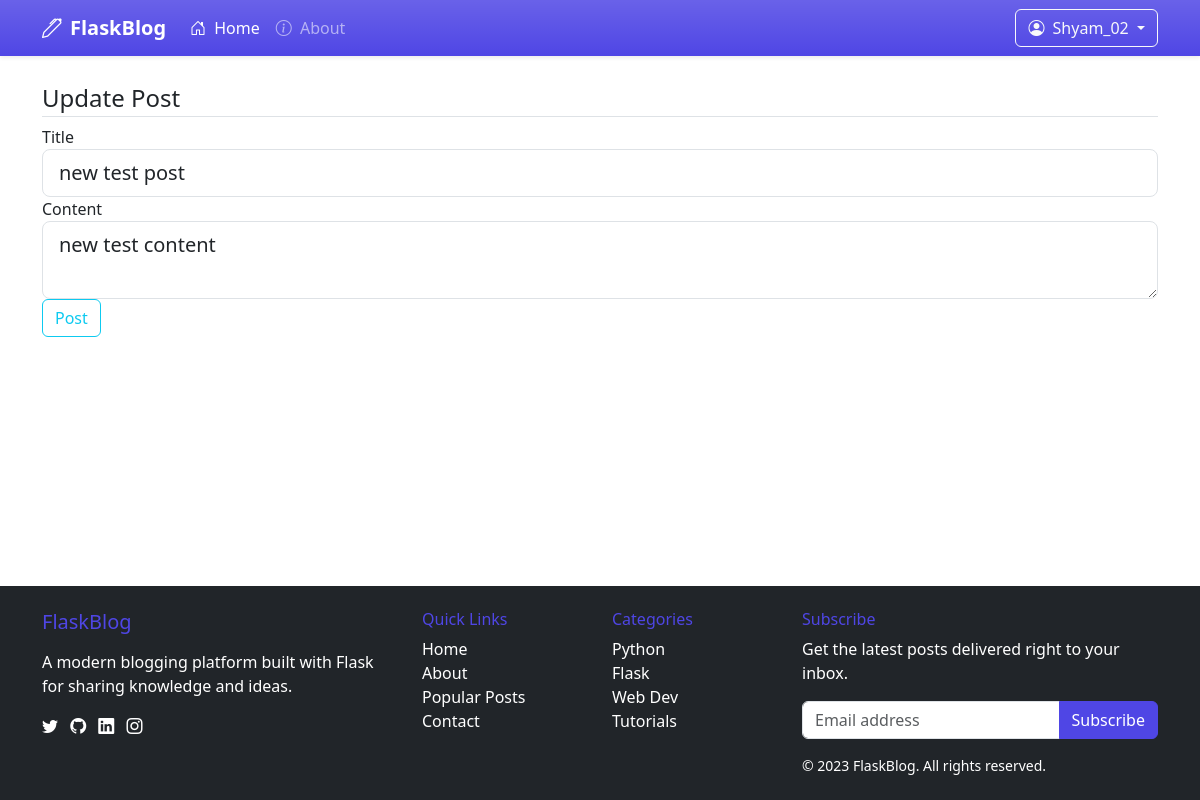
/post/12/update (signed in), run on the app's committed database.
### flaskblog/models.py (models this page shows, shortened)
class User(db.Model, UserMixin):
    id = db.Column(db.Integer, primary_key=True)
    username = db.Column(db.String(20), unique=True, nullable=False)
    email = db.Column(db.String(120), unique=True, nullable=False)
    image_file = db.Column(db.String(20), nullable=False, default="default.jpg")
    password = db.Column(db.String(60), nullable=False)
    posts = db.relationship("Post", backref="author", lazy=True)

class Post(db.Model):
    id = db.Column(db.Integer, primary_key=True)
    title = db.Column(db.String(100), nullable=False)
    date_posted = db.Column(db.DateTime, nullable=False, default=datetime.utcnow)
    content = db.Column(db.Text, nullable=False)
    user_id = db.Column(db.Integer, db.ForeignKey("user.id"), nullable=False)

### flaskblog/posts/routes.py (the view)
@posts.route("/post/<int:post_id>/update", methods=["GET", "POST"])
@login_required
def update_post(post_id):
    post = Post.query.get_or_404(post_id)
    if post.author != current_user:
        abort(403)
    form = PostForm()
    if form.validate_on_submit():
        post.title = form.title.data
        post.content = form.content.data
        db.session.commit()
        flash("Your post has been updated!", "success")
        return redirect(url_for("posts.post", post_id=post.id))
    elif request.method == "GET":
        form.title.data = post.title
        form.content.data = post.content
    return render_template(
        "create_post.html", title="Update Post", form=form, legend="Update Post"
    )

### flaskblog/posts/forms.py
class PostForm(FlaskForm):
    title = StringField("Title", validators=[DataRequired()])
    content = TextAreaField("Content", validators=[DataRequired()])
    submit = SubmitField("Post")

### flaskblog/models.py (called while the page is built)
@login_manager.user_loader
def load_user(user_id):
    return User.query.get(int(user_id))

### flaskblog/templates/create_post.html (shortened to what this page needs)
{% extends "layout.html" %}
{% block content %}
<div>
  <form method="POST" action="">
    <fieldset class = "form-group">
      <legend class = "border-bottom mb4">{{ legend }}</legend>
      <div class = "form-group">
        {{form.title.label(class = "form-control-label")}}
        {% if form.title.errors %}
        {{form.title(class = "form-control form-control-lg is-invalid")}}
        <div class="invalid-feedback">
          {% for error in form.title.errors %}
          <span>{{error}}</span>
          {% endfor %}
        </div>
        {% else %}
        {{form.title(class = "form-control form-control-lg")}}
        {% endif %}
      </div>
      <div class = "form-group">
        {{form.content.label(class = "form-control-label")}}
        {% if form.content.errors %}
        {{form.content(class = "form-control form-control-lg is-invalid")}}
        <div class="invalid-feedback">
          {% for error in form.content.errors %}
          <span>{{error}}</span>
          {% endfor %}
        </div>
        {% else %}
        {{form.content(class = "form-control form-control-lg")}}
        {% endif %}
      </div>
    </fieldset>
    <div class = "form-group">
      {{form.submit(class = "btn btn-outline-info")}}
    </div>
  </form>
</div>
{% endblock content %}

### flaskblog/templates/layout.html (shortened to what this page needs)
<!DOCTYPE html>
<html lang="en" data-bs-theme="auto">
<head>
    <link href="https://cdn.jsdelivr.net/npm/bootstrap@5.3.2/dist/css/bootstrap.min.css" rel="stylesheet">
    <link rel="stylesheet" href="https://cdn.jsdelivr.net/npm/bootstrap-icons@1.11.1/font/bootstrap-icons.css">
    <link rel="stylesheet" href="{{ url_for('static', filename='css/main.css') }}">
</head>
<body class="d-flex flex-column min-vh-100">
    <header class="sticky-top">
        <nav class="navbar navbar-expand-lg navbar-dark bg-primary bg-gradient shadow-sm">
            <div class="container">
                <a class="navbar-brand fw-bold d-flex align-items-center" href="/">
                    <i class="bi bi-pen me-2"></i>
                    <span class="brand-name">FlaskBlog</span>
                </a>
                <div class="collapse navbar-collapse" id="navbarMain">
                    <ul class="navbar-nav me-auto mb-2 mb-lg-0">
                        <li class="nav-item">
                            <a class="nav-link active" aria-current="page" href="{{ url_for('main.home') }}">
                                <i class="bi bi-house-door me-1"></i> Home
                            </a>
                        </li>
                        <li class="nav-item">
                            <a class="nav-link" href="{{ url_for('main.about') }}">
                                <i class="bi bi-info-circle me-1"></i> About
                            </a>
                        </li>
                    </ul>
                    <div class="d-flex align-items-center">
                        {% if current_user.is_authenticated %}
                        <div class="dropdown">
                            <button class="btn btn-outline-light dropdown-toggle" type="button" id="userDropdown" data-bs-toggle="dropdown">
                                <i class="bi bi-person-circle me-1"></i>
                                {{ current_user.username }}
                            </button>
                        </div>
                        {% endif %}
                    </div>
                </div>
            </div>
        </nav>
    </header>
    <main class="flex-grow-1 py-4">
        <div class="container">
            <div class="row">
                <div class="col-12">
                    {% block content %}{% endblock %}
                </div>
            </div>
        </div>
    </main>
    <footer class="bg-dark text-white py-4 mt-auto">
        <div class="container">
            <div class="row g-4">
                <div class="col-md-4">
                    <h5 class="text-primary mb-3">FlaskBlog</h5>
                    <p>A modern blogging platform built with Flask for sharing knowledge and ideas.</p>
                    <div class="social-icons">
                        <a href="#" class="text-white me-2"><i class="bi bi-twitter"></i></a>
                        <a href="#" class="text-white me-2"><i class="bi bi-github"></i></a>
                        <a href="#" class="text-white me-2"><i class="bi bi-linkedin"></i></a>
                        <a href="#" class="text-white"><i class="bi bi-instagram"></i></a>
                    </div>
                </div>
                <div class="col-md-2">
                    <h6 class="text-primary">Quick Links</h6>
                    <ul class="nav flex-column">
                        <li class="nav-item"><a href="{{ url_for('main.home') }}" class="nav-link text-white p-0">Home</a></li>
                        <li class="nav-item"><a href="{{ url_for('main.about') }}" class="nav-link text-white p-0">About</a></li>
                        <li class="nav-item"><a href="#" class="nav-link text-white p-0">Popular Posts</a></li>
                        <li class="nav-item"><a href="#" class="nav-link text-white p-0">Contact</a></li>
                    </ul>
                </div>
                <div class="col-md-2">
                    <h6 class="text-primary">Categories</h6>
                    <ul class="nav flex-column">
                        <li class="nav-item"><a href="#" class="nav-link text-white p-0">Python</a></li>
                        <li class="nav-item"><a href="#" class="nav-link text-white p-0">Flask</a></li>
                        <li class="nav-item"><a href="#" class="nav-link text-white p-0">Web Dev</a></li>
                        <li class="nav-item"><a href="#" class="nav-link text-white p-0">Tutorials</a></li>
                    </ul>
                </div>
                <div class="col-md-4">
                    <h6 class="text-primary">Subscribe</h6>
                    <p>Get the latest posts delivered right to your inbox.</p>
                    <form class="mb-3">
                        <div class="input-group">
                            <input type="email" class="form-control" placeholder="Email address">
                            <button class="btn btn-primary" type="button">Subscribe</button>
                        </div>
                    </form>
                    <p class="small mb-0">&copy; 2023 FlaskBlog. All rights reserved.</p>
                </div>
            </div>
        </div>
    </footer>
</body>
</html>

### flaskblog/static/css/main.css (style rules this page uses)
:root { --bs-body-font-family: 'Segoe UI', Roboto, 'Helvetica Neue', Arial, sans-serif; --bs-primary-rgb: 79, 70, 229; --bs-link-color: rgb(var(--bs-primary-rgb)); --bs-link-hover-color: rgba(var(--bs-primary-rgb), 0.8); }
html { scroll-behavior: smooth; }
.navbar-brand .brand-name { position: relative; }
.navbar-brand .brand-name::after { content: ''; position: absolute; width: 100%; height: 2px; bottom: -2px; left: 0; background-color: white; transform: scaleX(0); transform-origin: bottom right; transition: transform 0.3s ease-out; }
.btn-primary { --bs-btn-bg: rgb(var(--bs-primary-rgb)); --bs-btn-border-color: rgb(var(--bs-primary-rgb)); --bs-btn-hover-bg: rgba(var(--bs-primary-rgb), 0.9); --bs-btn-hover-border-color: rgba(var(--bs-primary-rgb), 0.9); --bs-btn-active-bg: rgba(var(--bs-primary-rgb), 0.8); --bs-btn-active-border-color: rgba(var(--bs-primary-rgb), 0.8); }

### data on the page
User: username "Shyam_02"
Post: title "new test post", content "new test content"

### other printed values
{{ legend }} "Update Post"
